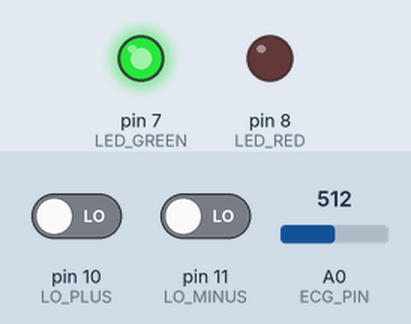
Recording of a sketch running on a simulated Arduino Nano, built with avr-gcc and run on an emulated ATmega328P. Parts: output pins drawn as LEDs (lit = HIGH). The inputs (shaded band) are chosen by the test bench; at power-on: pin 10 (LO_PLUS) LOW, pin 11 (LO_MINUS) LOW, A0 (ECG_PIN) = 512. What the sketch prints to the serial monitor is not drawn.

Above: at 1.2 s.
1.3 s: pin 10 (LO_PLUS) driven HIGH
At 2.2 s:
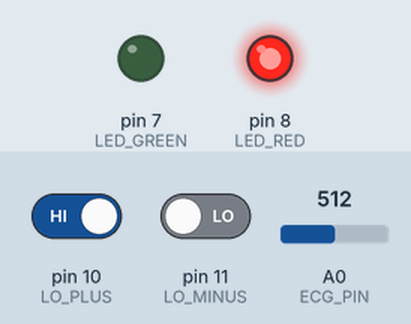
2.8 s: pin 10 (LO_PLUS) driven LOW
At 3.3 s:
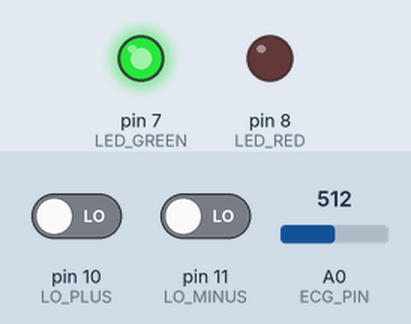
4.3 s: pin 11 (LO_MINUS) driven HIGH
At 5.7 s:
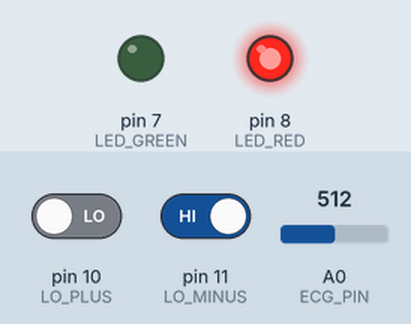
Timing chart, 0 to 7.3 s (numbered marks = the images above; inputs shaded):
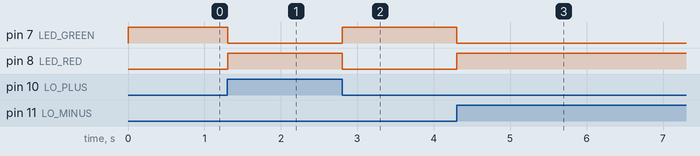

Measured:
- after the input at 1.3 s, pin 7 (LED_GREEN): HIGH → LOW at once; pin 8 (LED_RED): LOW → HIGH at once
- after the input at 2.8 s, pin 7 (LED_GREEN): LOW → HIGH at once; pin 8 (LED_RED): HIGH → LOW at once
- after the input at 4.3 s, pin 7 (LED_GREEN): HIGH → LOW at once; pin 8 (LED_RED): LOW → HIGH at once

The sketch:

ecg_main.ino
```cpp
/*
  ============================================================
  PORTABLE ECG DEVICE — Main Sketch
  ============================================================
  Hardware:  Arduino Nano + AD8232 ECG Module
  Author:    Avanindra Singh Rathore
  Platform:  Arduino Nano (ATmega328P)
  Baud Rate: 115200

  WIRING:
    AD8232 3.3V   → Nano 3.3V
    AD8232 GND    → Nano GND
    AD8232 OUTPUT → Nano A0
    AD8232 LO+    → Nano D10
    AD8232 LO-    → Nano D11
    Green LED     → 220Ω → Nano D7
    Red LED       → 220Ω → Nano D8

  HOW TO VIEW:
    Arduino IDE → Tools → Serial Plotter → 115200 baud
  ============================================================
*/

// ── Pin Definitions ─────────────────────────────────────────
const int ECG_PIN   = A0;   // AD8232 analog output
const int LO_PLUS   = 10;   // Leads-off detection +
const int LO_MINUS  = 11;   // Leads-off detection -
const int LED_GREEN = 7;    // Electrodes connected indicator
const int LED_RED   = 8;    // Leads-off warning indicator

// ── Sampling ─────────────────────────────────────────────────
const int SAMPLE_RATE = 250;                          // Hz
const unsigned long SAMPLE_INTERVAL = 1000000 / SAMPLE_RATE; // microseconds
unsigned long lastSampleTime = 0;

// ── Moving Average Filter ────────────────────────────────────
const int FILTER_SIZE = 5;
int filterBuffer[FILTER_SIZE];
int filterIndex = 0;
long filterSum   = 0;

// ─────────────────────────────────────────────────────────────
void setup() {
  Serial.begin(115200);

  pinMode(LO_PLUS,   INPUT);
  pinMode(LO_MINUS,  INPUT);
  pinMode(LED_GREEN, OUTPUT);
  pinMode(LED_RED,   OUTPUT);

  // Initialize filter buffer
  for (int i = 0; i < FILTER_SIZE; i++) filterBuffer[i] = 0;

  Serial.println("ECG_READY");
  digitalWrite(LED_GREEN, HIGH);
}

// ─────────────────────────────────────────────────────────────
void loop() {
  unsigned long now = micros();

  if (now - lastSampleTime >= SAMPLE_INTERVAL) {
    lastSampleTime = now;

    // Check leads-off detection
    if ((digitalRead(LO_PLUS) == 1) || (digitalRead(LO_MINUS) == 1)) {
      // Leads off — send 0 so plotter shows flat line instead of garbage
      Serial.println(0);
      digitalWrite(LED_GREEN, LOW);
      digitalWrite(LED_RED,   HIGH);

    } else {
      // Read and filter ECG signal
      int raw = analogRead(ECG_PIN);

      // 5-point moving average filter
      filterSum -= filterBuffer[filterIndex];
      filterBuffer[filterIndex] = raw;
      filterSum += raw;
      filterIndex = (filterIndex + 1) % FILTER_SIZE;
      int filtered = filterSum / FILTER_SIZE;

      Serial.println(filtered);
      digitalWrite(LED_GREEN, HIGH);
      digitalWrite(LED_RED,   LOW);
    }
  }
}
```
